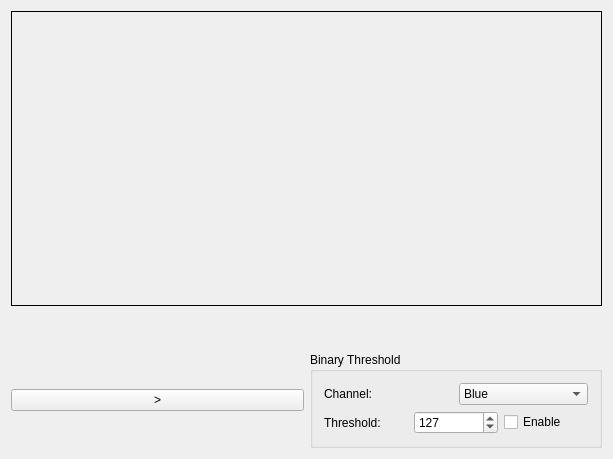
<?xml version="1.0" encoding="UTF-8"?>
<ui version="4.0">
 <class>QCvWidget</class>
 <widget class="QWidget" name="QCvWidget">
  <property name="geometry">
   <rect>
    <x>0</x>
    <y>0</y>
    <width>613</width>
    <height>459</height>
   </rect>
  </property>
  <property name="windowTitle">
   <string>QCvWidget</string>
  </property>
  <layout class="QGridLayout" name="gridLayout_2">
   <item row="0" column="0">
    <layout class="QVBoxLayout" name="verticalLayout">
     <item>
      <widget class="QLabel" name="labelView">
       <property name="sizePolicy">
        <sizepolicy hsizetype="Expanding" vsizetype="Expanding">
         <horstretch>0</horstretch>
         <verstretch>0</verstretch>
        </sizepolicy>
       </property>
       <property name="styleSheet">
        <string notr="true">border: 1px solid;</string>
       </property>
       <property name="text">
        <string/>
       </property>
      </widget>
     </item>
     <item>
      <spacer name="verticalSpacer">
       <property name="orientation">
        <enum>Qt::Vertical</enum>
       </property>
       <property name="sizeType">
        <enum>QSizePolicy::Minimum</enum>
       </property>
       <property name="sizeHint" stdset="0">
        <size>
         <width>20</width>
         <height>40</height>
        </size>
       </property>
      </spacer>
     </item>
     <item>
      <layout class="QHBoxLayout" name="horizontalLayout_2">
       <item>
        <widget class="QPushButton" name="pushButtonPlay">
         <property name="text">
          <string>&gt;</string>
         </property>
        </widget>
       </item>
       <item>
        <widget class="QGroupBox" name="groupBox">
         <property name="title">
          <string>Binary Threshold</string>
         </property>
         <layout class="QGridLayout" name="gridLayout">
          <item row="4" column="0">
           <layout class="QHBoxLayout" name="horizontalLayout">
            <item>
             <widget class="QLabel" name="label_2">
              <property name="text">
               <string>Threshold: </string>
              </property>
             </widget>
            </item>
            <item>
             <widget class="QSpinBox" name="spinBoxBinaryThreshold">
              <property name="maximum">
               <number>255</number>
              </property>
              <property name="value">
               <number>127</number>
              </property>
             </widget>
            </item>
            <item>
             <widget class="QCheckBox" name="checkBoxEnableBinaryThreshold">
              <property name="text">
               <string>Enable</string>
              </property>
             </widget>
            </item>
           </layout>
          </item>
          <item row="1" column="0">
           <layout class="QHBoxLayout" name="horizontalLayout_3">
            <item>
             <widget class="QLabel" name="label">
              <property name="text">
               <string>Channel:</string>
              </property>
             </widget>
            </item>
            <item>
             <widget class="QComboBox" name="comboBox">
              <item>
               <property name="text">
                <string>Blue</string>
               </property>
              </item>
              <item>
               <property name="text">
                <string>Green</string>
               </property>
              </item>
              <item>
               <property name="text">
                <string>Red</string>
               </property>
              </item>
             </widget>
            </item>
           </layout>
          </item>
         </layout>
        </widget>
       </item>
      </layout>
     </item>
    </layout>
   </item>
  </layout>
 </widget>
 <layoutdefault spacing="6" margin="11"/>
 <resources/>
 <connections/>
</ui>
